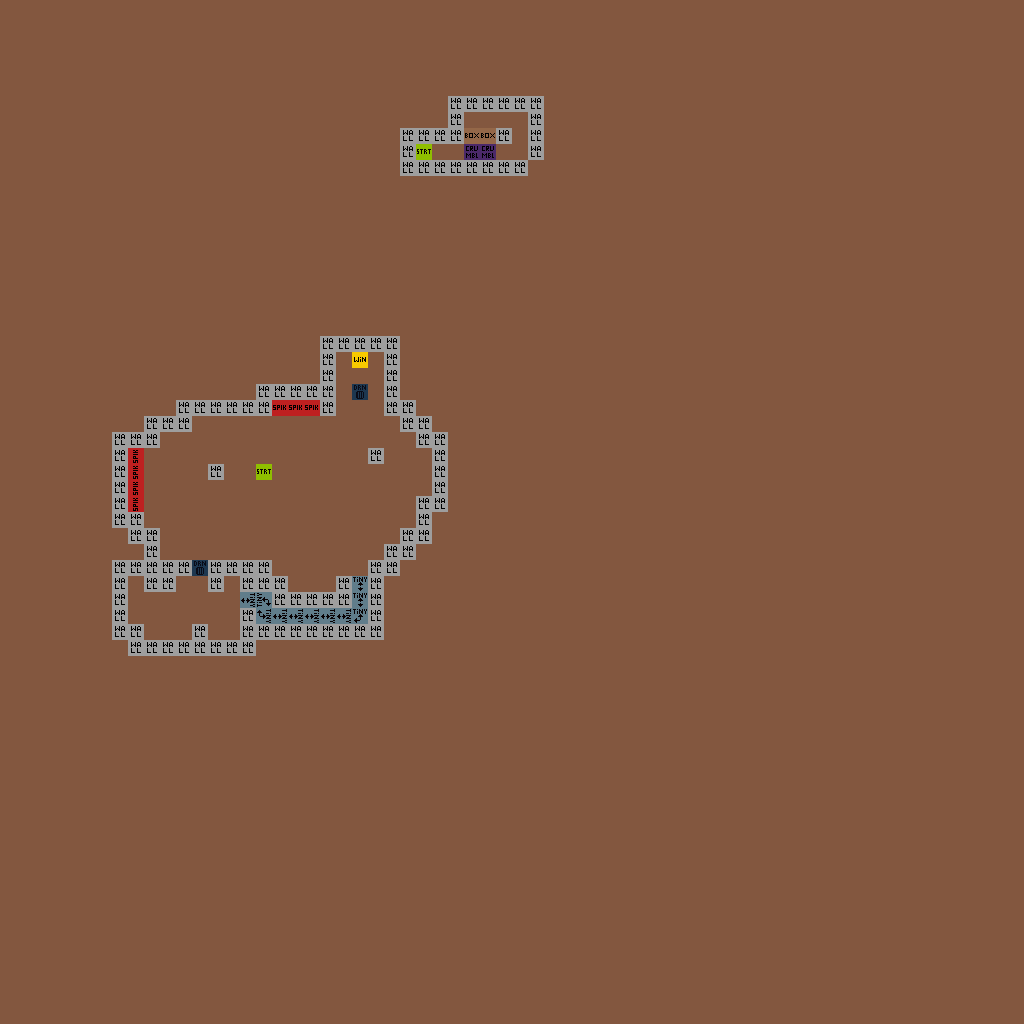

A 2D game scene composited from a Tiled map and its tileset images. What follows is a short description and the map's XML, with each tile layer's data collapsed to a summary:
An orthogonal 64x64 tile map with 16x16 px tiles, 3 tile layers (Art_Background, Art_Gameplay, Gameplay), 2 tilesets and 1 object (spawn).

<map version="1.2" tiledversion="1.2.4" orientation="orthogonal" renderorder="right-down" width="64" height="64" tilewidth="16" tileheight="16" infinite="0" backgroundcolor="#83573f" nextlayerid="8" nextobjectid="2">
 <tileset firstgid="1" source="tileset/GameplayTileset.tsx" />
 <tileset firstgid="33" source="tileset/GameplayImages.tsx" />
 <layer id="4" name="Art_Background" width="64" height="64">
  <data>[4096 cells, 0 non-empty, 0 distinct tile ids]</data>
 </layer>
 <layer id="6" name="Art_Gameplay" width="64" height="64">
  <data>[4096 cells, 0 non-empty, 0 distinct tile ids]</data>
 </layer>
 <layer id="5" name="Gameplay" width="64" height="64">
  <data>[4096 cells, 156 non-empty, 9 distinct tile ids]</data>
 </layer>
 <objectgroup id="2" name="Properties">
  <object id="1" name="spawn" x="256" y="464" width="16" height="16" />
 </objectgroup>
</map>
